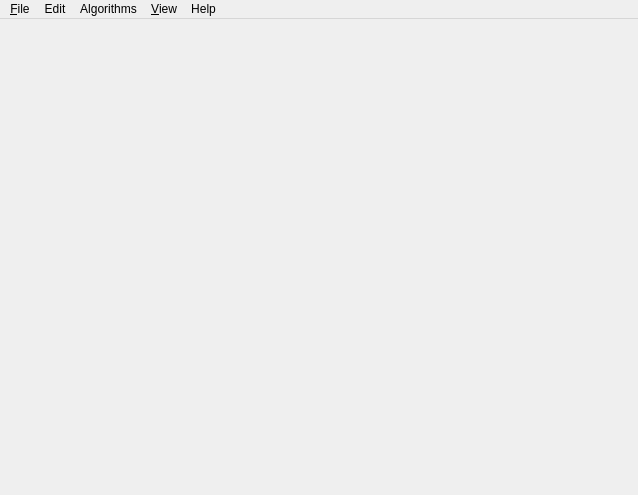
<?xml version="1.0" encoding="UTF-8"?>
<ui version="4.0">
 <class>Mainwindow</class>
 <widget class="QMainWindow" name="Mainwindow">
  <property name="geometry">
   <rect>
    <x>0</x>
    <y>0</y>
    <width>638</width>
    <height>495</height>
   </rect>
  </property>
  <property name="windowTitle">
   <string>Visualization</string>
  </property>
  <property name="windowIcon">
   <iconset resource="alg_vis.qrc">
    <normaloff>:/cgal/icons/resources/cgal_logo.xpm</normaloff>:/cgal/icons/resources/cgal_logo.xpm</iconset>
  </property>
  <property name="locale">
   <locale language="English" country="UnitedStates"/>
  </property>
  <widget class="QWidget" name="centralwidget">
   <layout class="QGridLayout" name="gridLayout">
    <item row="0" column="1">
     <widget class="Viewer" name="viewer" native="true">
      <property name="locale">
       <locale language="English" country="UnitedStates"/>
      </property>
     </widget>
    </item>
   </layout>
  </widget>
  <widget class="QMenuBar" name="menubar">
   <property name="geometry">
    <rect>
     <x>0</x>
     <y>0</y>
     <width>638</width>
     <height>26</height>
    </rect>
   </property>
   <widget class="QMenu" name="menuFile">
    <property name="title">
     <string>&amp;File</string>
    </property>
    <addaction name="actionLoadPolyhedron"/>
    <addaction name="separator"/>
    <addaction name="actionQuit"/>
   </widget>
   <widget class="QMenu" name="menuView">
    <property name="title">
     <string>&amp;View</string>
    </property>
    <addaction name="actionView_polyhedron"/>
   </widget>
   <widget class="QMenu" name="menuAlgorithms">
    <property name="title">
     <string>Algorithms</string>
    </property>
    <addaction name="actionSurface_simplification"/>
    <addaction name="separator"/>
    <addaction name="actionShape_detection"/>
    <addaction name="separator"/>
    <addaction name="actionHorizontal_plane_detection"/>
    <addaction name="separator"/>
    <addaction name="actionUnit_normal_detection"/>
    <addaction name="separator"/>
    <addaction name="actionSymmetric_normal_detection"/>
    <addaction name="separator"/>
    <addaction name="actionRidge_detection"/>
   </widget>
   <widget class="QMenu" name="menuEdit">
    <property name="title">
     <string>Edit</string>
    </property>
    <addaction name="actionCopy_snapshot"/>
    <addaction name="actionSave_snapshot"/>
   </widget>
   <widget class="QMenu" name="menuHelp">
    <property name="title">
     <string>Help</string>
    </property>
   </widget>
   <addaction name="menuFile"/>
   <addaction name="menuEdit"/>
   <addaction name="menuAlgorithms"/>
   <addaction name="menuView"/>
   <addaction name="menuHelp"/>
  </widget>
  <action name="actionQuit">
   <property name="text">
    <string>&amp;Quit</string>
   </property>
   <property name="shortcut">
    <string>Ctrl+Q</string>
   </property>
  </action>
  <action name="actionLoadPolyhedron">
   <property name="text">
    <string>Load polyhedron...</string>
   </property>
  </action>
  <action name="actionView_polyhedron">
   <property name="text">
    <string>Polyhedron</string>
   </property>
   <property name="shortcut">
    <string>P</string>
   </property>
  </action>
  <action name="actionSave_snapshot">
   <property name="text">
    <string>Save snapshot</string>
   </property>
  </action>
  <action name="actionCopy_snapshot">
   <property name="text">
    <string>Copy snapshot</string>
   </property>
  </action>
  <action name="actionShape_detection">
   <property name="text">
    <string>Shape detection</string>
   </property>
  </action>
  <action name="actionSurface_simplification">
   <property name="text">
    <string>Surface simplification</string>
   </property>
  </action>
  <action name="actionRidge_detection">
   <property name="text">
    <string>Ridge detection</string>
   </property>
  </action>
  <action name="actionHorizontal_plane_detection">
   <property name="text">
    <string>Horizontal plane detection</string>
   </property>
  </action>
  <action name="actionUnit_normal_detection">
   <property name="text">
    <string>Unit normal detection</string>
   </property>
  </action>
  <action name="actionSymmetric_normal_detection">
   <property name="text">
    <string>Symmetric normal detection</string>
   </property>
  </action>
 </widget>
 <customwidgets>
  <customwidget>
   <class>Viewer</class>
   <extends>QWidget</extends>
   <header>Viewer.h</header>
   <container>1</container>
  </customwidget>
 </customwidgets>
 <resources>
  <include location="alg_vis.qrc"/>
 </resources>
 <connections/>
</ui>
